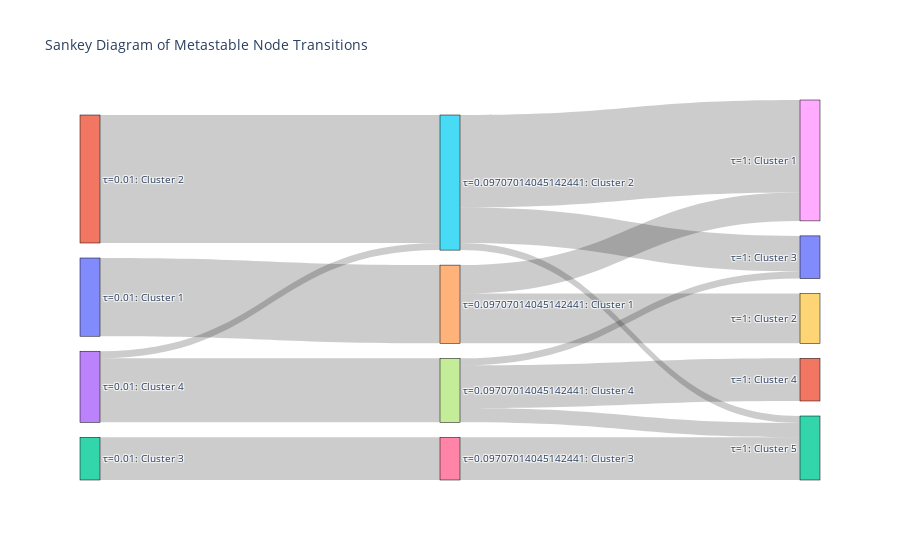

The cell this chart's notebook holds for it:
### Code cell
G_slow5, remnodes_slow5 = build_correlation_network(ts_slow5.T)

Th_slow5, Einf_slow5, Pinf_slow5 = compute_threshold_stats(G_slow5)

Th1_slow5 = select_threshold_elbow(Th_slow5, Pinf_slow5)
Th2_slow5 = select_threshold_fraction(Th_slow5, Pinf_slow5)
Th3_slow5 = select_threshold_plateau(Th_slow5, Pinf_slow5, tol=0.07)

plt.figure(figsize=(8, 6))
plt.plot(Th_slow5, Pinf_slow5, 'o')
plt.plot(Th_slow5, Einf_slow5)
plt.plot(Th_slow5[:-1], np.diff(Pinf_slow5))
plt.axvline(x=Th1_slow5, color='r', linestyle='--', label='Elbow')
plt.axvline(x=Th2_slow5, color='g', linestyle='--', label='Fraction')
plt.axvline(x=Th3_slow5, color='b', linestyle='--', label='Plateau')
plt.legend()
plt.title('Threshold statistics for Slow-5')

G_slow5_thresh, remnodes_slow5_thresh = build_correlation_network(ts_slow5.T, threshold=Th3_slow5)
print(f"Removed nodes in Slow-5: {remnodes_slow5_thresh}")

L_slow5 = nx.laplacian_matrix(G_slow5_thresh).todense()
spectrum_slow5 = nx.laplacian_spectrum(G_slow5_thresh)

fig_slow5, ax_slow5 = plt.subplots(figsize=(6, 6))
weights_slow5 = [G_slow5_thresh[u][v]['weight'] for u, v in G_slow5_thresh.edges()]
nx.draw(G_slow5_thresh, with_labels=True, alpha=0.7, width=weights_slow5)
plt.title('Slow-5 Network')


rho_m_slow5 = lambda tau: rho_matrix(tau, L_slow5)
Sm1_slow5, Csp_slow5, VarL_slow5, t_slow5 = entropy(spectrum_slow5)

fig_ent_slow5, ax_ent_slow5 = plt.subplots(figsize=(6, 4))
plot_entropy_and_C(ax_ent_slow5, t_slow5, Sm1_slow5, Csp_slow5, color1="blue", color2="red")
plt.title('Entropy and Capacity for Slow-5')

# Partition analysis for Slow-5
partitions_slow5 = []
tau_values_slow5 = [1/100, 1/max(spectrum_slow5), 1]
thresholds_slow5 = [1e-7, 1e-4, 1e-2]

for i, tau in enumerate(tau_values_slow5):
    fig_part_slow5, ax_part_slow5 = plt.subplots(ncols=2, figsize=(12, 6))
    dists_slow5 = symmetrized_inverse_distance(tau, rho_m_slow5)
    linkage_matrix_slow5, label_list_slow5, tmax_slow5 = compute_normalized_linkage(dists_slow5, G_slow5_thresh, method='ward')
    
    threshold_slow5 = thresholds_slow5[i]
    tmin_slow5 = linkage_matrix_slow5[::, 2][0] - 0.5*linkage_matrix_slow5[::, 2][0]
    optimal_clusters_slow5 = fcluster(linkage_matrix_slow5, t=threshold_slow5, criterion='distance')
    partitions_slow5.append(optimal_clusters_slow5)
    
    dendro_slow5 = dendrogram(linkage_matrix_slow5, ax=ax_part_slow5[0],
                                color_threshold=threshold_slow5,
                                above_threshold_color='k',
                                orientation='right', labels=label_list_slow5)
    leaf_label_colors_slow5 = {label: color for label, color in zip(dendro_slow5['ivl'], dendro_slow5['leaves_color_list'])}
    node_colors_slow5 = [leaf_label_colors_slow5[label] for label in label_list_slow5]
    ax_part_slow5[0].set_xscale('log')
    ax_part_slow5[0].set_xlim(tmin_slow5)
    ax_part_slow5[0].set_title(f'Dendrogram Slow-5 (tau = {tau})')
    
    nx.draw(G_slow5_thresh, ax=ax_part_slow5[1], node_color=node_colors_slow5, with_labels=True, alpha=0.7)
    ax_part_slow5[1].set_title(f'Network Clusters Slow-5 (tau = {tau})')
    
    plt.suptitle(f'Clustering for Slow-5 at tau = {tau}')

# Plot sankey diagram
plot_sankey(partitions_slow5, tau_values_slow5)
partdict_tau = identify_switching_nodes(partitions_slow5, tau_values_slow5)

### Figure 1 — Plotly figure (JSON) as saved in the notebook; plotly's stock layout.template omitted (floating-point values rounded to 4 significant figures)
{"data": [{"link": {"source": [1, 0, 2, 3, 3, 5, 4, 5, 6, 4, 7, 7, 7, 5], "target": [5, 4, 6, 7, 5, 8, 9, 10, 12, 8, 12, 11, 10, 12], "value": [18, 11, 6, 9, 1, 13, 7, 5, 6, 4, 2, 6, 1, 1]}, "node": {"label": ["τ=0.01: Cluster 1", "τ=0.01: Cluster 2", "τ=0.01: Cluster 3", "τ=0.01: Cluster 4", "τ=0.09707014045142441: Cluster 1", "τ=0.09707014045142441: Cluster 2", "τ=0.09707014045142441: Cluster 3", "τ=0.09707014045142441: Cluster 4", "τ=1: Cluster 1", "τ=1: Cluster 2", "τ=1: Cluster 3", "τ=1: Cluster 4", "τ=1: Cluster 5"], "line": {"color": "black", "width": 0.5}, "pad": 15, "thickness": 20}, "type": "sankey"}], "layout": {"font": {"size": 10}, "title": {"text": "Sankey Diagram of Metastable Node Transitions"}}}
